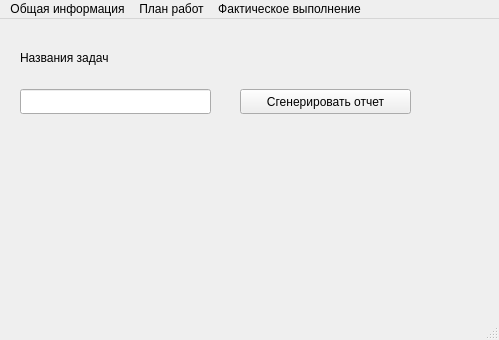
<?xml version="1.0" encoding="UTF-8"?>
<ui version="4.0">
 <class>MainWindow</class>
 <widget class="QMainWindow" name="MainWindow">
  <property name="geometry">
   <rect>
    <x>0</x>
    <y>0</y>
    <width>499</width>
    <height>340</height>
   </rect>
  </property>
  <property name="windowTitle">
   <string>MainWindow</string>
  </property>
  <widget class="QWidget" name="centralwidget">
   <widget class="QWidget" name="widget" native="true">
    <property name="geometry">
     <rect>
      <x>0</x>
      <y>0</y>
      <width>791</width>
      <height>531</height>
     </rect>
    </property>
    <widget class="QLineEdit" name="taskNames">
     <property name="geometry">
      <rect>
       <x>20</x>
       <y>70</y>
       <width>191</width>
       <height>25</height>
      </rect>
     </property>
    </widget>
    <widget class="QLabel" name="label">
     <property name="geometry">
      <rect>
       <x>20</x>
       <y>30</y>
       <width>121</width>
       <height>17</height>
      </rect>
     </property>
     <property name="text">
      <string>Названия задач</string>
     </property>
    </widget>
    <widget class="QPushButton" name="reportButton">
     <property name="geometry">
      <rect>
       <x>240</x>
       <y>70</y>
       <width>171</width>
       <height>25</height>
      </rect>
     </property>
     <property name="text">
      <string>Сгенерировать отчет</string>
     </property>
    </widget>
   </widget>
  </widget>
  <widget class="QStatusBar" name="statusbar"/>
  <widget class="QMenuBar" name="menuBar">
   <property name="geometry">
    <rect>
     <x>0</x>
     <y>0</y>
     <width>499</width>
     <height>22</height>
    </rect>
   </property>
   <widget class="QMenu" name="menu">
    <property name="title">
     <string>План работ</string>
    </property>
    <widget class="QMenu" name="menu_4">
     <property name="title">
      <string>Импорт данных</string>
     </property>
     <addaction name="import_plan_2"/>
     <addaction name="import_hierarchy"/>
    </widget>
    <addaction name="plan_group"/>
    <addaction name="plan"/>
    <addaction name="menu_4"/>
   </widget>
   <widget class="QMenu" name="menu_2">
    <property name="title">
     <string>Фактическое выполнение</string>
    </property>
    <addaction name="fact"/>
    <addaction name="import_fact"/>
   </widget>
   <widget class="QMenu" name="menu_3">
    <property name="title">
     <string>Общая информация</string>
    </property>
    <addaction name="about"/>
   </widget>
   <addaction name="menu_3"/>
   <addaction name="menu"/>
   <addaction name="menu_2"/>
  </widget>
  <action name="plan_group">
   <property name="text">
    <string>Добавить группу</string>
   </property>
  </action>
  <action name="plan">
   <property name="text">
    <string>Добавить задачу</string>
   </property>
  </action>
  <action name="fact">
   <property name="text">
    <string>Данныые о задаче</string>
   </property>
  </action>
  <action name="about">
   <property name="text">
    <string>О проекте</string>
   </property>
  </action>
  <action name="import_fact">
   <property name="text">
    <string>Импорт данных</string>
   </property>
  </action>
  <action name="import_plan_2">
   <property name="text">
    <string>План работ</string>
   </property>
  </action>
  <action name="import_hierarchy">
   <property name="text">
    <string>Иерархия</string>
   </property>
  </action>
 </widget>
 <resources/>
 <connections/>
</ui>
